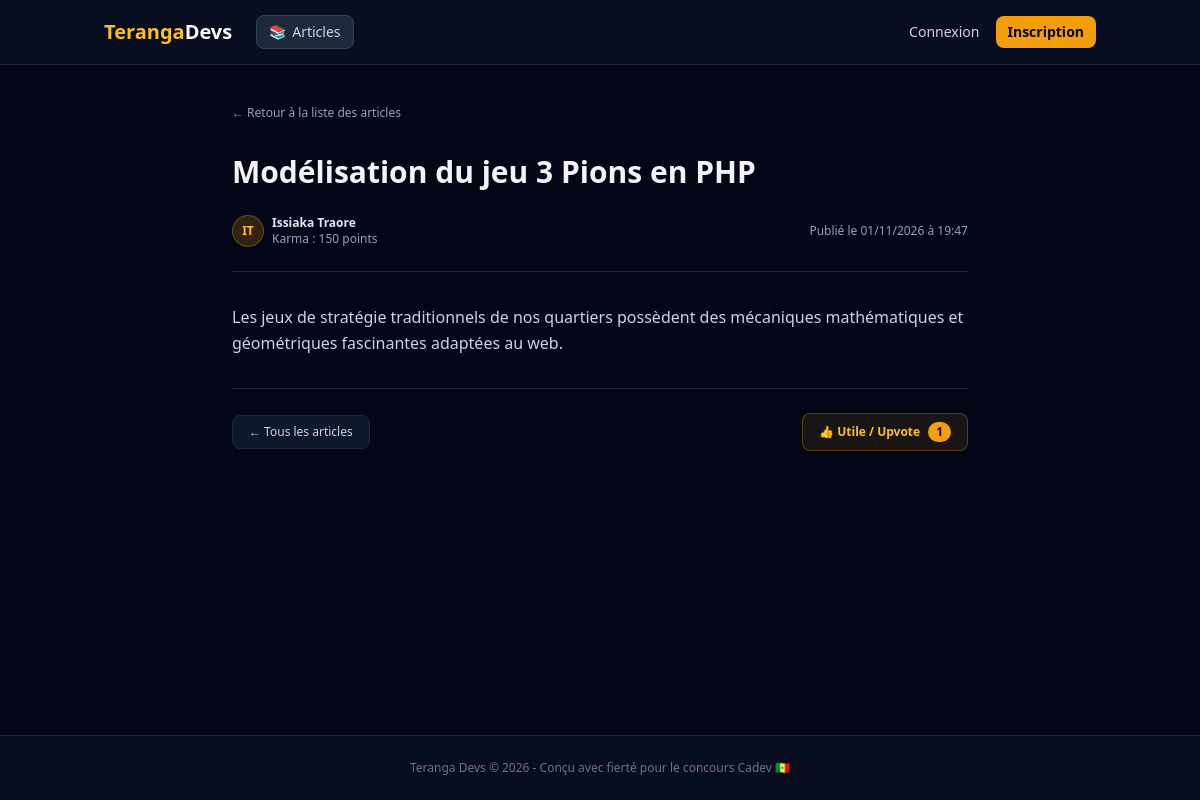
Page /article_read.php?id=1 on the committed database.
### tables this page shows
CREATE TABLE IF NOT EXISTS articles (
    id INT AUTO_INCREMENT PRIMARY KEY,
    user_id INT NOT NULL,
    titre VARCHAR(255) NOT NULL,
    contenu TEXT NOT NULL,
    votes INT DEFAULT 0,
    date_creation DATETIME DEFAULT CURRENT_TIMESTAMP,
    CONSTRAINT fk_article_user FOREIGN KEY (user_id) REFERENCES users(id) ON DELETE CASCADE
);

CREATE TABLE IF NOT EXISTS users (
    id INT AUTO_INCREMENT PRIMARY KEY,
    nom VARCHAR(100) NOT NULL,
    prenom VARCHAR(100) NOT NULL,
    email VARCHAR(150) NOT NULL UNIQUE,
    mot_de_passe VARCHAR(255) NOT NULL,
    reputation INT DEFAULT 0,
    karma INT DEFAULT 0,
    date_creation DATETIME DEFAULT CURRENT_TIMESTAMP
);

### article_read.php (the view, shortened to what this page needs)
<?php
require_once __DIR__ . '/config/db.php';
$article_id = $_GET['id'] ?? null;
$user_id = $_SESSION['user_id'] ?? null;
try {
    $stmt = $pdo->prepare("
        SELECT a.*, u.nom, u.prenom, u.reputation, u.id as author_id
        FROM articles a
        JOIN users u ON a.user_id = u.id
        WHERE a.id = ?
    ");
    $stmt->execute([$article_id]);
    $article = $stmt->fetch();
} catch (Exception $e) {
    header('Location: articles.php');
    exit;
}
$has_voted = false;
?>
<!DOCTYPE html>
<html lang="fr" class="dark">
<head>
    <script src="https://cdn.tailwindcss.com"></script>
</head>
<body class="bg-slate-950 text-slate-100 font-sans min-h-screen flex flex-col justify-between">
    <nav class="border-b border-slate-800 bg-slate-900/50 backdrop-blur sticky top-0 z-50">
        <div class="max-w-5xl mx-auto px-4 h-16 flex items-center justify-between">
            <div class="flex items-center space-x-6">
                <a href="index.php" class="font-bold text-xl text-amber-400">Teranga<span class="text-white">Devs</span></a>
                <a href="articles.php" class="text-sm bg-slate-800 hover:bg-slate-700 text-slate-300 hover:text-white px-3 py-1.5 rounded-lg border border-slate-700 transition flex items-center gap-1.5">
                    <span>📚</span> Articles
                </a>
            </div>
            <div class="flex items-center space-x-4">
                <?php if (isset($_SESSION['user_id'])): ?>
                    <a href="profile.php" class="text-sm bg-slate-800 hover:bg-slate-700 text-slate-200 px-3 py-1.5 rounded-lg transition flex items-center gap-1.5">
                        <span>👤</span> Mon Profil
                    </a>
                    <span class="text-slate-400 text-sm hidden md:inline">|</span>
                    <a href="logout.php" class="text-sm bg-red-600/20 text-red-400 hover:bg-red-600/30 px-3 py-1.5 rounded-lg transition">Déconnexion</a>
                <?php else: ?>
                    <a href="login.php" class="text-sm text-slate-300 hover:text-white transition">Connexion</a>
                    <a href="register.php" class="text-sm bg-amber-500 hover:bg-amber-400 text-slate-950 font-semibold px-3 py-1.5 rounded-lg transition">Inscription</a>
                <?php endif; ?>
            </div>
        </div>
    </nav>
    <main class="max-w-3xl mx-auto px-4 py-10 flex-grow w-full space-y-8">
        <div>
            <a href="articles.php" class="text-xs text-slate-400 hover:text-slate-200 transition flex items-center gap-1">
                &larr; Retour à la liste des articles
            </a>
        </div>
        <header class="space-y-4 border-b border-slate-800 pb-6">
            <h1 class="text-3xl font-extrabold text-slate-100 leading-tight">
                <?= htmlspecialchars($article['titre']) ?>
            </h1>
            <div class="flex items-center justify-between text-xs text-slate-400 pt-2">
                <div class="flex items-center gap-2">
                    <div class="w-8 h-8 rounded-full bg-amber-500/20 text-amber-400 font-bold flex items-center justify-center border border-amber-500/30">
                        <?= strtoupper(substr($article['prenom'], 0, 1) . substr($article['nom'], 0, 1)) ?>
                    </div>
                    <div>
                        <strong class="text-slate-200 block"><?= htmlspecialchars($article['prenom'] . ' ' . $article['nom']) ?></strong>
                        <span>Karma : <?= $article['reputation'] ?? 0 ?> points</span>
                    </div>
                </div>
                <span>Publié le <?= date('d/m/Y à H:i', strtotime($article['date_creation'])) ?></span>
            </div>
        </header>
        <article class="prose prose-invert max-w-none text-slate-300 leading-relaxed space-y-4 text-base">
            <?= nl2br(htmlspecialchars($article['contenu'])) ?>
        </article>
        <div class="border-t border-slate-800 pt-6 flex justify-between items-center">
            <a href="articles.php" class="text-xs bg-slate-900 hover:bg-slate-800 text-slate-300 px-4 py-2 rounded-lg border border-slate-800 transition">
                &larr; Tous les articles
            </a>
            <div>
                <?php if ($user_id && $user_id == $article['author_id']): ?>
                    <span class="text-xs text-slate-500 italic">C'est ton article (vote non autorisé)</span>
                <?php else: ?>
                    <form method="POST" class="flex items-center gap-3">
                        <button type="submit" name="upvote" class="bg-amber-500/10 hover:bg-amber-500/20 text-amber-400 border border-amber-500/30 px-4 py-2 rounded-lg text-xs font-semibold transition flex items-center gap-2">
                            <span>👍 Utile / Upvote</span>
                            <span class="bg-amber-500 text-slate-950 px-2 py-0.5 rounded-full font-bold"><?= $article['votes'] ?? 0 ?></span>
                        </button>
                    </form>
                <?php endif; ?>
            </div>
        </div>
    </main>
    <?php
require_once 'includes/footer.php';
?>
</body>
</html>

### rows in the picture
articles: titre "Modélisation du jeu 3 Pions en PHP", user.nom "IT", user.nom "Issiaka Traore", user.reputation "150", date_creation "01/11/2026 à 19:47", contenu "Les jeux de stratégie traditionnels de nos quartiers possèdent des mécaniques mathématiques et géométriques fascinantes adaptées au web.", votes "1"
